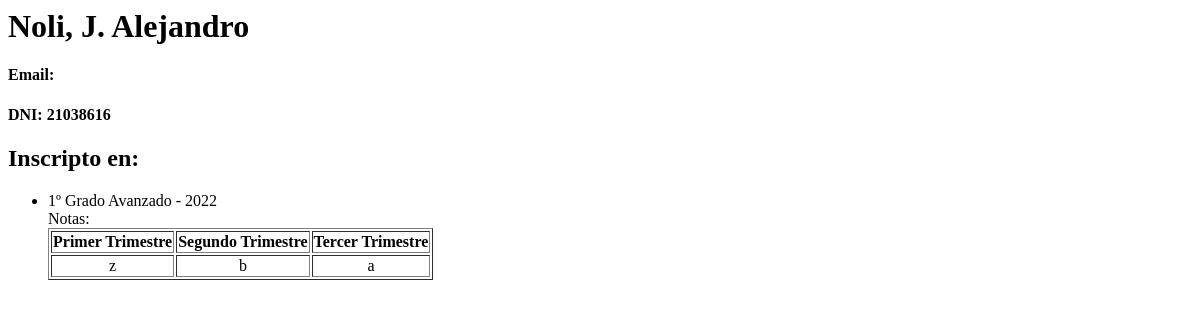
The app's page /alumnos/1/, older data.
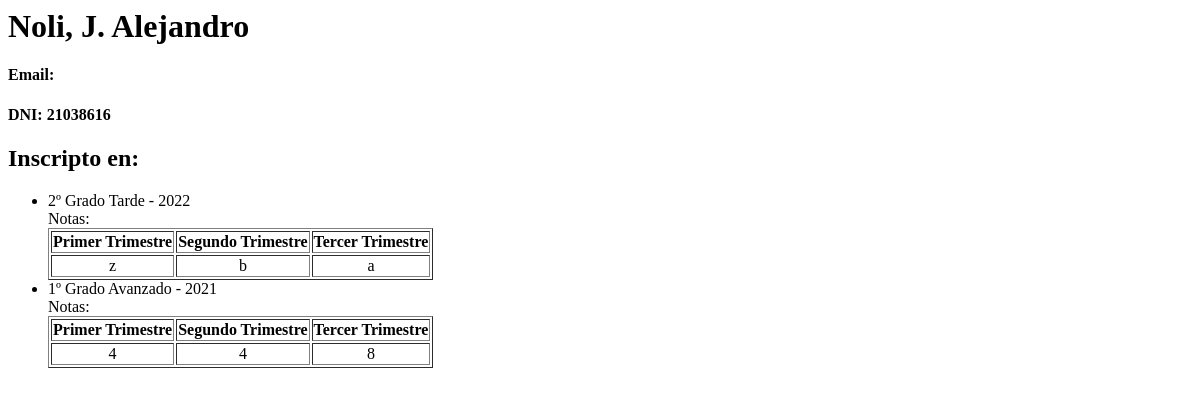
The same page, newer data.
### alumnos/models.py (models this page shows, shortened)
class Alumno(models.Model):
    apellido = models.CharField(max_length=100)
    nombre = models.CharField(max_length=100)
    dni = models.CharField(max_length=11)
    pub_date = models.DateTimeField('date published')
    email = models.EmailField()
    '''
    Dirección de correo electrónico
    Fecha de nacimiento
    Teléfono del trabajo
    Teléfono particular
    Dirección
    Ciudad / Estado
    Provincia
    Código Postal
    País
    Inactivo
    Talle Remeras
    Covid-19
    Convenio

    '''
    def nombre_completo(self):
        return self.apellido + ", " + self.nombre

class Ficha(models.Model):
    año_de_cursado = models.CharField(max_length=4)
    alumno = models.ForeignKey(Alumno, on_delete=models.CASCADE)
    curso = models.ForeignKey(Curso, on_delete=models.CASCADE )

class Curso(models.Model):
    curso_text = models.CharField(max_length=80)
    cicloLectivo = models.ForeignKey(CicloLectivo, on_delete=models.CASCADE)
    def __str__(self):
        return self.curso_text + " - " + self.cicloLectivo.año

class CicloLectivo(models.Model):
    año = models.CharField(max_length=4)
    fecha_ini = models.DateField('Inicio Ciclo Lectivo')
    fecha_fin = models.DateField('Fin Ciclo Lectivo')
    class Meta:
        verbose_name_plural = "Ciclo Lectivo"

class Notas(models.Model):
    ficha = models.ForeignKey(Ficha, on_delete=models.CASCADE)
    primTrim = models.CharField(max_length=1)
    seguTrim = models.CharField(max_length=1)
    tercTrim = models.CharField(max_length=1)
    class Meta:
        verbose_name_plural = "Notas"

### alumnos/views.py (the view)
# urls.py: path('<int:alumno_id>/', views.detail, name='detail'),
def detail(request, alumno_id):
    try:
        alumno = Alumno.objects.get(pk=alumno_id)
    except Alumno.DoesNotExist:
        raise Http404("Alumno does not exist")
    return render(request, 'alumnos/detail.html', {'alumno': alumno})

### alumnos/templates/alumnos/detail.html
<h1>{{ alumno.nombre_completo }}</h1>
<h4>Email: <a href="mailto:{{ alumno.email }}">{{ alumno.email }}</a></h4>
<h4>DNI: {{ alumno.dni }}</h4>
<h2>Inscripto en:</h2>
<ul>
{% for elige in alumno.ficha_set.all %}
    <li>{{ elige.curso }} </li>
    Notas:
    <table border="1">
        <tr align="center">
            <th>Primer Trimestre</th>
            <th>Segundo Trimestre</th>
            <th>Tercer Trimestre</th>
        </tr>
        <tr  align="center">
        {% for eval in elige.notas_set.all %}
        <td>{{ eval.primTrim }}</td>
        <td>{{ eval.seguTrim }}</td>
        <td>{{ eval.tercTrim }}</td>
        </tr>
    {% endfor %}
    </table>
{% endfor %}
</ul>

Row changes from the older to the newer data that the page shows:
changed Ficha: curso "1º Grado Avanzado - 2022" → "2º Grado Tarde - 2022"
added Ficha: curso "1º Grado Avanzado - 2021"
added Notas: primTrim "4", seguTrim "4", tercTrim "8", shown under "1º Grado Avanzado - 2021"
